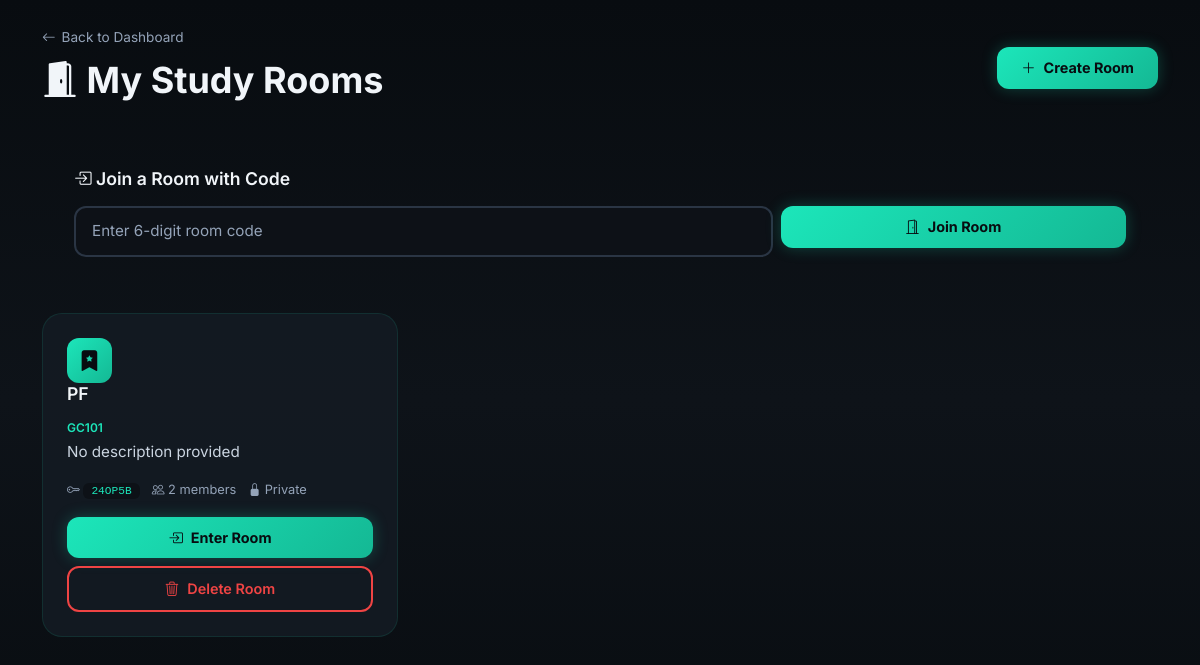
The app's page /rooms (signed in), older data.
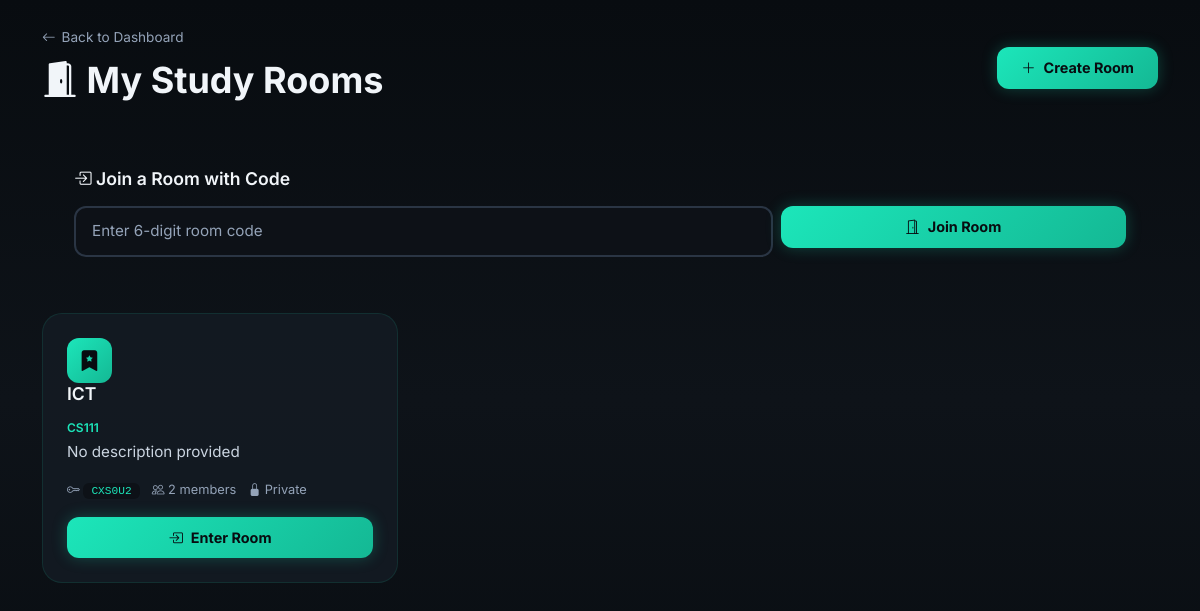
The same page, newer data.
### app.py (models this page shows)
class Room(db.Model):
    id = db.Column(db.Integer, primary_key=True)
    name = db.Column(db.String(100), nullable=False)
    description = db.Column(db.String(500))
    course_code = db.Column(db.String(20), unique=True, nullable=False)
    room_code = db.Column(db.String(6), unique=True, nullable=False)
    created_by = db.Column(db.Integer, db.ForeignKey('user.id', ondelete='CASCADE'), nullable=False)
    created_at = db.Column(db.DateTime, default=datetime.utcnow)
    is_private = db.Column(db.Boolean, default=False)
    room_password = db.Column(db.String(200), nullable=True)
    creator = db.relationship('User', foreign_keys=[created_by], backref='created_rooms')
    members = db.relationship('User', secondary=room_members, backref='joined_rooms')
    messages = db.relationship('ChatMessage', cascade='all, delete-orphan', backref='room', lazy=True)
    materials = db.relationship('StudyMaterial', cascade='all, delete-orphan', backref='room', lazy=True)

### app.py (the view)
@app.route('/rooms')
@login_required
def rooms():
    created = Room.query.filter_by(created_by=current_user.id).all()
    joined = current_user.joined_rooms
    room_ids = {r.id for r in created}
    all_rooms = created + [r for r in joined if r.id not in room_ids]
    return render_template('rooms.html', rooms=all_rooms)

### app.py (called while the page is built)
@login_manager.user_loader
def load_user(user_id):
    return db.session.get(User, int(user_id))

### templates/rooms.html (shortened to what this page needs)
{% extends "base.html" %}
{% block content %}
<div class="rooms-page">
    <div class="container py-4">
        <div class="rooms-header mb-4">
            <div class="row align-items-center">
                <div class="col-md-6">
                    <a href="/dashboard" class="back-link mb-2">
                        <i class="bi bi-arrow-left"></i> Back to Dashboard
                    </a>
                    <h2><i class="bi bi-door-open-fill"></i> My Study Rooms</h2>
                </div>
                <div class="col-md-6 text-md-end mt-3 mt-md-0">
                    <a href="/rooms/create" class="btn btn-primary-custom">
                        <i class="bi bi-plus-lg"></i> Create Room
                    </a>
                </div>
            </div>
        </div>
        <div class="join-room-card mb-4">
            <div class="card-body">
                <h5><i class="bi bi-box-arrow-in-right"></i> Join a Room with Code</h5>
                <form action="/rooms/join" method="POST" class="row g-2 mt-2">
                    <div class="col-sm-8">
                        <input type="text" name="room_code" class="form-control" placeholder="Enter 6-digit room code" maxlength="6" required>
                    </div>
                    <div class="col-sm-4">
                        <button type="submit" class="btn btn-primary-custom w-100">
                            <i class="bi bi-door-open"></i> Join Room
                        </button>
                    </div>
                </form>
            </div>
        </div>
        {% if rooms %}
            <div class="row g-4">
                {% for room in rooms %}
                <div class="col-md-6 col-lg-4">
                    <div class="room-card">
                        <div class="room-card-body">
                            <div class="room-card-header">
                                <div class="room-icon-small">
                                    <i class="bi bi-bookmark-star-fill"></i>
                                </div>
                                <div>
                                    <h5>{{ room.name }}</h5>
                                    <span class="room-course">{{ room.course_code }}</span>
                                </div>
                            </div>
                            <p class="room-desc">{{ room.description or "No description provided" }}</p>
                            <div class="room-meta">
                                <span><i class="bi bi-key"></i> <code>{{ room.room_code }}</code></span>
                                <span><i class="bi bi-people"></i> {{ room.members|length }} members</span>
                                {% if room.is_private %}
                                <span><i class="bi bi-lock-fill"></i> Private</span>
                                {% endif %}
                            </div>
                            <div class="room-card-actions">
                                <a href="/rooms/{{ room.id }}" class="btn btn-primary-custom w-100">
                                    <i class="bi bi-box-arrow-in-right"></i> Enter Room
                                </a>
                                {% if room.created_by == current_user.id %}
                                <a href="/rooms/delete/{{ room.id }}" class="btn btn-outline-danger w-100 mt-2"
                                   onclick="return confirm('Delete this room permanently?')">
                                    <i class="bi bi-trash3"></i> Delete Room
                                </a>
                                {% endif %}
                            </div>
                        </div>
                    </div>
                </div>
                {% endfor %}
            </div>
        {% endif %}
    </div>
</div>
{% endblock %}

Row changes from the older to the newer data that the page shows:
removed Room: name "PF", course_code "GC101", description "No description provided", room_code "24OP5B", members|length "2", is_private True (drawn)
added Room: name "ICT", course_code "CS111", description "No description provided", room_code "CXS0U2", members|length "2", is_private True (drawn)
